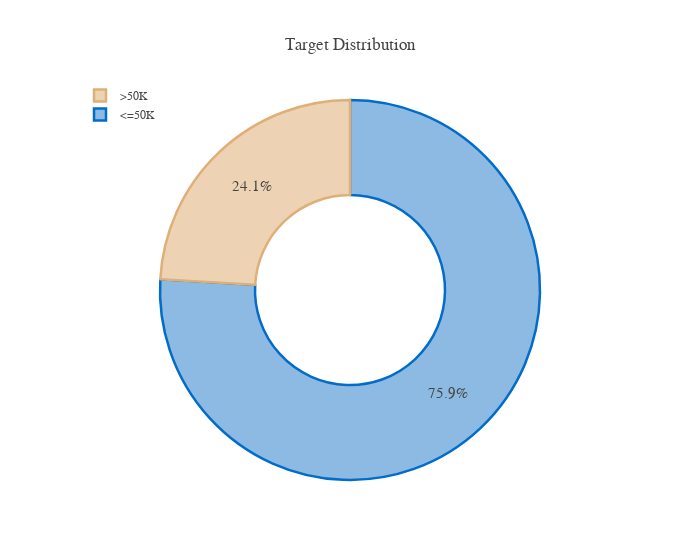

Notebook source saved alongside this figure:
### Code cell
temp=dict(layout=go.Layout(font=dict(family="Franklin Gothic", size=12), 
                           height=500, width=1000))
target=data[['income']].value_counts(normalize=True).round(decimals=3)*100

#target.rename(index={1:'Default',0:'Paid'},inplace=True)

pal, color=['#016CC9','#DEB078'], ['#8DBAE2','#EDD3B3']
fig=go.Figure()

fig.add_trace(go.Pie(labels=target.index, values=target, hole=.5, 
                     showlegend=True,sort=False, 
                     marker=dict(colors=color,line=dict(color=pal,width=2.5)),
                     hovertemplate = "%{label} Income: %{value:.2f}%<extra></extra>"))

fig.update_layout(template=temp, title='Target Distribution', 
                  legend=dict(traceorder='reversed',y=1.05,x=0),
                  uniformtext_minsize=15, uniformtext_mode='hide',width=700)
fig.show()

### Figure 1 — Plotly figure (JSON) as saved in the notebook; plotly's stock layout.template omitted (floating-point values rounded to 4 significant figures)
{"data": [{"hole": 0.5, "hovertemplate": "%{label} Income: %{value:.2f}%<extra></extra>", "labels": [["<=50K"], [">50K"]], "marker": {"colors": ["#8DBAE2", "#EDD3B3"], "line": {"color": ["#016CC9", "#DEB078"], "width": 2.5}}, "showlegend": true, "sort": false, "type": "pie", "values": [75.9, 24.1]}], "layout": {"legend": {"traceorder": "reversed", "x": 0, "y": 1.05}, "title": {"text": "Target Distribution"}, "uniformtext": {"minsize": 15, "mode": "hide"}, "width": 700}}
